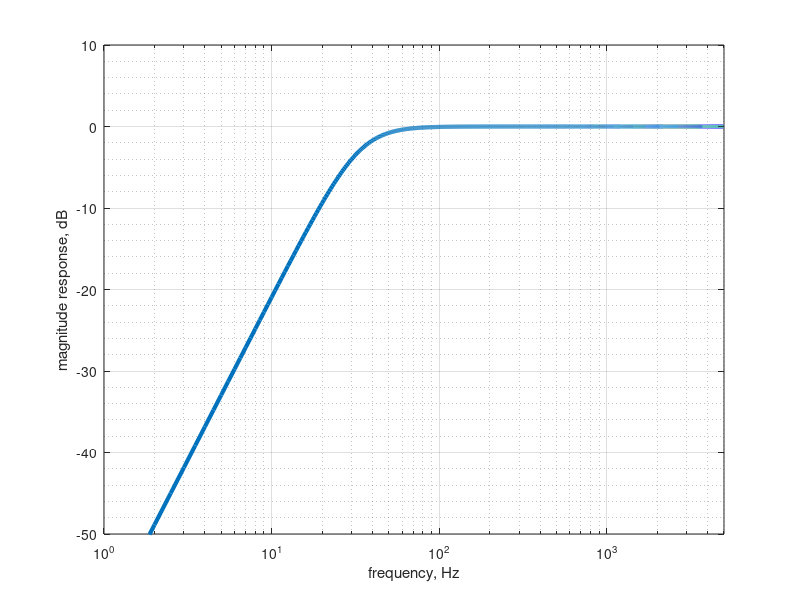

Recreate this plot in MATLAB.
% Setup variables
fs=1e4;
fcf=fs/300; % Difference: this got changed from /400
Omegacf=2*pi*fcf/fs; % Normalised digital frequency
alpha=1/tan(Omegacf/2); % Helps simplify the equations
N=fs;

Q=1/sqrt(2);
K=alpha^2/(alpha^2+alpha/Q+1); % Difference: this got adjusted

% Second order high-pass Butterworth
B = [1 -2 1]*K; % Difference: 2 got changed to -2
A = [1  2*(1-alpha^2)/(alpha^2+alpha/Q+1)  (alpha^2-alpha/Q+1)/(alpha^2+alpha/Q+1)];
[H,f2] = freqz(B,A,N,fs);
semilogx(f2,20*log10(abs(H)),'LineStyle','-','LineWidth',3);

% Configure graph
xlabel('frequency, Hz')
ylabel('magnitude response, dB')
axis([1 fs/2 -50 10])
grid on
grid minor
hold off